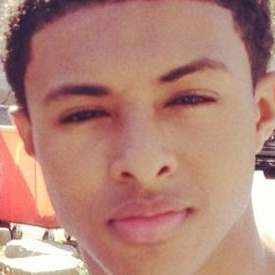
#> input picture Train/0077.jpg, 275 x 275 px; its folder holds only this picture in this run
$ jupyter execute --allow-errors DataPreparation.ipynb   (older library calls are emulated)
#> lines starting #> are read from the running program, lines starting #| are printed output that depends on the picture
Andrew ID: sunayau, adityag4

# Data collection

The dataset for our project is sourced from Kaggle and specifically, we will be utilizing the Faces: Age Detection Dataset curated by the user MÖBIUS. You can find the dataset at this link: https://www.kaggle.com/datasets/arashnic/faces-age-detection-dataset

We have also altered the data a little. For example we removed some labels from train.csv so that we had some NaN entries in order to show the process of imputing missing columns.

To ensure that our age classification model is robust and unbiased, we have incorporated our own dataset into the project. Our dataset is carefully curated to ensure that it has a balanced and representative distribution across all three age groups. This approach allows us to adequately represent each age group and ensure the accuracy and fairness of our model.

We will do this during D3. Once we test our model.

***

# Data Analysis

We will perform exploratory data analysis (EDA) on the collected dataset to gain insights into the distribution of age groups, examine any potential biases or data quality issues, and identify any patterns or trends in the data.

[cell 1]
#import all baseic packages
import numpy as np
import pandas as pd
import matplotlib.pyplot as plt
import matplotlib
matplotlib.rcParams['figure.dpi']= 100

[cell 2]
import os
import skimage
from skimage import io
from tqdm import tqdm
def load_images(path='./images'):
#> called with path = 'Train'
    ids = os.listdir(path)
    images = {}
    for fname in tqdm(ids):
        product_id = fname[:-4]
        try:
            img = io.imread("{}/{}".format(path, fname))
#> img is the input picture: shape (275, 275, 3); mean R, G, B 179, 132.5, 120.3
            images[product_id] = img
        except:
            print("Error loading ", fname)
    print("Loaded {} images".format(len(images)))
#| Loaded 1 images
    return images

### Inspect the data

[cell 3]
img_folder = "Train"
img_dict = load_images(img_folder)
#> img_dict = 1 item
data = pd.read_csv("train.csv")
#> (reads train.csv from the repository)
data_df = pd.DataFrame(data)
# Check the number of images and their shape sizes
print("Number of images:", len(img_dict))
#| Number of images: 1
#> (the rest of this cell did not finish here and is left out)

[cell 4]
print(data_df)

[cell 5]
# Display information about the data frame
print(data_df.info())

# Display statistical summary of the data frame
print(data_df.describe())

The data is a Pandas DataFrame with 19,906 entries (rows) and 2 columns: "id" and "class".

The "id" column contains object (string) data type and has 19,906 non-null values, indicating that there are no missing values in this column. It represents the file names of the images in the dataset, with each row containing a unique file name.

The "class" column also contains object (string) data type and has 19,897 non-null values, indicating that there are 9 missing values in this column. It represents the age classification labels for each image, with three unique values: "MIDDLE", "YOUNG", or "OLD".

The DataFrame has a memory usage of 311.2+ KB.

Further information from the DataFrame shows that there are 19,906 unique values in the "id" column, indicating that each image file name is unique. There are also three unique values in the "class" column: "MIDDLE", "YOUNG", and "OLD". The most frequent value in the "class" column is "MIDDLE", which appears 10,795 times.

[cell 6]
data_df['class'].hist()
class_counts = data['class'].value_counts()

# Print the counts
print("Class Counts:")
print(class_counts)
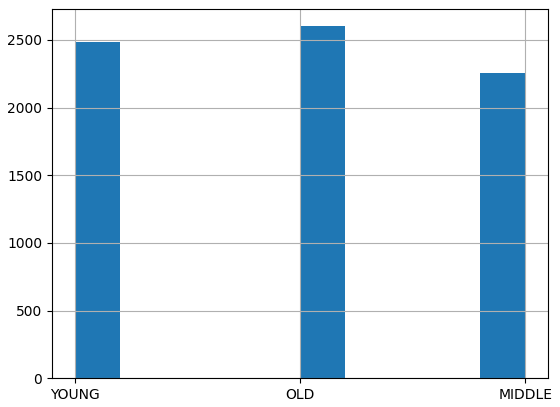
#> figure drawn by matplotlib, 1 panel; tallest bar 2601 high, from x = 1 to 1.2

- "MIDDLE" has a count of 10,795, indicating that this age group appears 10,795 times in the dataset.
- "YOUNG" has a count of 6,706, indicating that this age group appears 6,706 times in the dataset.
- "OLD" has a count of 2,396, indicating that this age group appears 2,396 times in the dataset.

Based on the counts of occurrences for each unique value in the "class" column of the DataFrame, it appears that the data is not evenly balanced across all three age groups. The "MIDDLE" age group has a much higher count of 10,795, while the "YOUNG" age group has a count of 6,706, and the "OLD" age group has a count of 2,396. This indicates that the "MIDDLE" age group is overrepresented compared to the other two age groups, while the "OLD" age group is underrepresented.

***

#### Check for any missing data

[cell 7]
# Count the number of NaN entries by column
nan_counts = data.isna().sum()

# Report the results
print(f"Number of NaN entries:\n{nan_counts}\n")

The dataset contain 9 NaN entries for the class column. We will need to clean the data and impute the categorical column by the most frequent category.

#### Inspecting the images

[cell 8]
# Select a random subset of images to visualize
num_images = 9
#> (the rest of this cell did not finish here and is left out)

### Resolution of the Images

[cell 9]
image_resolutions = {}
for img_id, img in img_dict.items():
    height, width, _ = img.shape
    image_resolutions[img_id] = (height, width)
#> this loop made 1 pass
#> (img_id, height, width) on pass 1: ('0077', 275, 275)
#> after the loop, image_resolutions = {'0077': (275, 275)}

[cell 10]
import matplotlib.pyplot as plt

def plot_image_resolution_histograms(image_resolutions):
    """
    Plot histograms of heights and widths from the image_resolutions dictionary.

    Args:
    - image_resolutions (dict): Dictionary containing image resolutions (heights, widths).

    Returns:
    - None
    """
    # Extract the heights and widths from the image_resolutions dictionary
    heights = [res[0] for res in image_resolutions.values()]
    widths = [res[1] for res in image_resolutions.values()]

    # Plot histograms of heights and widths
    plt.figure(figsize=(10, 6))
    plt.hist(heights, bins=30, alpha=0.5, color='blue', label='Height')
    plt.hist(widths, bins=30, alpha=0.5, color='green', label='Width')
    plt.xlabel('Resolution')
    plt.ylabel('Frequency')
    plt.title('Histogram of Image Resolutions')
    plt.legend()
    plt.show()

plot_image_resolution_histograms(image_resolutions)
#> in plot_image_resolution_histograms, `heights = [res[0] for res in image_resolutions.values()]`: heights = [275]
#> in plot_image_resolution_histograms, `plt.show()`:
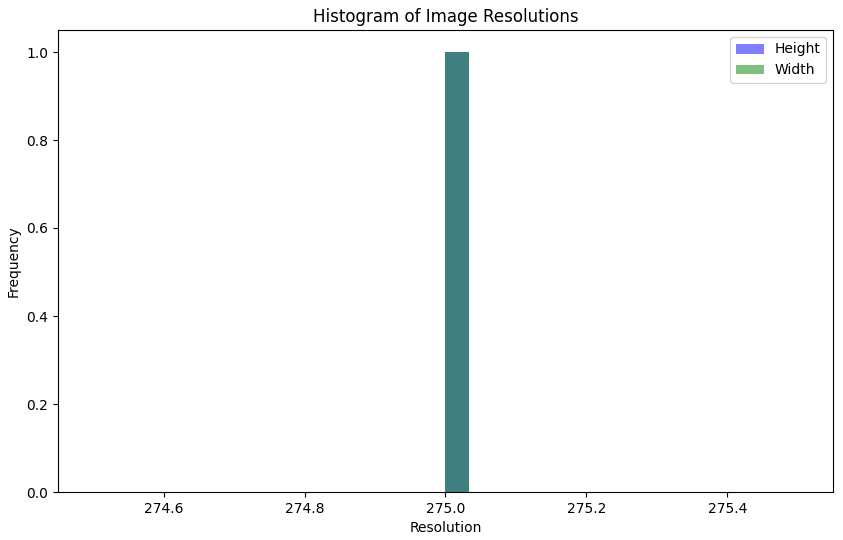
#> figure drawn by matplotlib, 1 panel; tallest bar 1 high, from x = 275 to 275; tallest bar 1 high, from x = 275 to 275

Based on the histogram, it appears that the majority of the images have heights and widths in the range of 50-150 pixels. However, there are some images with resolutions that are either too low or too high. Images with low resolutions may need to be removed, while images with high resolutions may need to be scaled down to ensure consistency in the dataset. Further analysis and processing may be necessary to address these issues and ensure that the dataset is suitable.

Additionally if we want to use CNN, we will need all the images to be of the same size. So we will need to process the image and make it of the same size as everyone else.

## Data Wrangling

Here we will pre-process the collected data by cleaning and formatting the images, handling missing values or outliers, and ensuring the data is in a suitable format for training the machine learning model.

Specifically, we will make all the images of a similar resolution. And clean the data and impute the categorical column by the most frequent category. We will also change categorical data into numeric data.

#### Impute missing categorical columns

[cell 11]
def impute_categorical_features(data):
    # Get the list of categorical columns
    cat_cols = data.select_dtypes(include=['category', 'object']).columns.tolist()

    # Impute missing values with mode
    for col in cat_cols:
        mode = data[col].mode()[0]
        data[col].fillna(mode, inplace=True)

    return data

data = impute_categorical_features(data)
nan_counts = data.isna().sum()

# Report the results
print(f"Number of NaN entries:\n{nan_counts}\n")

We have removed all the NaN entries from our dataset.

### Fix resolutions and Image Filtering

#### Image filtering

Preprocessing filter can sometimes be conveniently applied to an image in order to improve its quality (for future classification) in terms of
removing noise, enhancing contrast, smooth values, emphasize changes, and so on.

[cell 12]
import cv2

GAUSSIAN_KERNEL_SIZE = 5
MEDIAN_KERNEL_SIZE = 3
BILATERAL_D = 9
BILATERAL_SIGMA_COLOR = 75
BILATERAL_SIGMA_SPACE = 75

num_images = 5
#> (the rest of this cell did not finish here and is left out)

After careful consideration, it appears that the unfiltered <b>gray</b> picture may be the most suitable option for the task at hand. The unfiltered <b>gray</b> image showcases the natural features of the face without any additional enhancements, providing an authentic representation. Alternatively, the sharpened version could also be a viable option, as it enhances the distinct features of the face, adding definition and clarity. Therefore, utilizing the sharpened version could be a potential alternative for the task

#### Fix resolutions

[cell 13]
import os
import cv2
import skimage
from skimage import io
from tqdm import tqdm
from skimage.transform import rescale

def remove_low_resolution_images(img_dict, min_height=15, min_width=15):
    """
    Remove low-resolution images from the dictionary of loaded images.
    """
    img_dict_filtered = {}
    for product_id, img in img_dict.items():
        height, width, _ = img.shape
        if height >= min_height and width >= min_width:
            img_dict_filtered[product_id] = img
    print("Removed {} low-resolution images".format(len(img_dict) - len(img_dict_filtered)))
    return img_dict_filtered

# Image preprocessing
def preprocess_image(img):
    img = cv2.convertScaleAbs(img)
    # Resize image to 128x128 while maintaining aspect ratio
    img = cv2.resize(img, (128, 128))
    # Normalize pixel values
    return img

def preprocess_all(img_dict):
    processed_images = {}
    for img_id, img in img_dict.items():
        processed_images[img_id] = preprocess_image(img)
    print("Processed all images.")
    return processed_images

[cell 14]
img_dict_filtered = remove_low_resolution_images(img_dict)
#> the loop in remove_low_resolution_images, `for product_id, img in img_dict.items():` made 1 pass
#> after the loop in remove_low_resolution_images, `for product_id, img in img_dict.items():`: img_dict_filtered = 1 item
#| Removed 0 low-resolution images
#> img_dict_filtered = 1 item
processed_img = preprocess_all(img_dict_filtered)
#> the loop in preprocess_all, `for img_id, img in img_dict.items():` made 1 pass
#> img_id on pass 1: '0077'
#> pass 1, in preprocess_image, `img = cv2.resize(img, (128, 128))`:
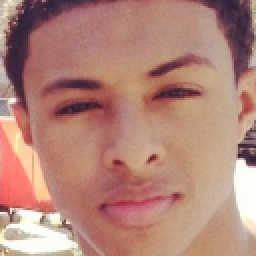
#> img: shape (128, 128, 3) (shown 2 times larger); mean R, G, B 178.9, 132.3, 120.2
#> processed_img = 1 item

[cell 15]
img_resolutions = {}
for img_id, img in processed_img.items():
    height, width, _ = img.shape
    img_resolutions[img_id] = (height, width)
#> this loop made 1 pass
#> (img_id, height, width) on pass 1: ('0077', 128, 128)
#> after the loop, img_resolutions = {'0077': (128, 128)}

plot_image_resolution_histograms(img_resolutions)

We have filtered out images with low resolution, and further standardized the remaining images by scaling them to a consistent resolution. These preprocessing steps are intended to optimize the machine learning task

### Change categorical data into numeric data

[cell 16]
print(data['class'].unique())

[cell 17]
data['class'].replace(['YOUNG', 'MIDDLE','OLD'], [0, 1, 2], inplace=True)
data.head(3)

We have transformed all categorical data into numerical data as part of the data preprocessing steps to facilitate the machine learning task.

***

# Extract features

[cell 18]
img_dict =  processed_img
from skimage.feature import hog, local_binary_pattern

# Select a random subset of images to visualize
num_images = 5
#> (the rest of this cell did not finish here and is left out)

[cell 19]
#filter the data
img_dict = {int(k): v for k, v in img_dict.items()}
data_df['id'] = data_df['id'].astype(int)
filtered_data_df = data_df[data_df['id'].isin(img_dict.keys())]
#> filtered_data_df = table of 1 rows and 2 columns
# Make the images and data all sorted
images_list = img_dict.items()
images = sorted(images_list)
#> images = 1 item
df_labels = filtered_data_df.sort_values('id', ignore_index=True)
#> df_labels = table of 1 rows and 2 columns
df_labels = filtered_data_df['class']
